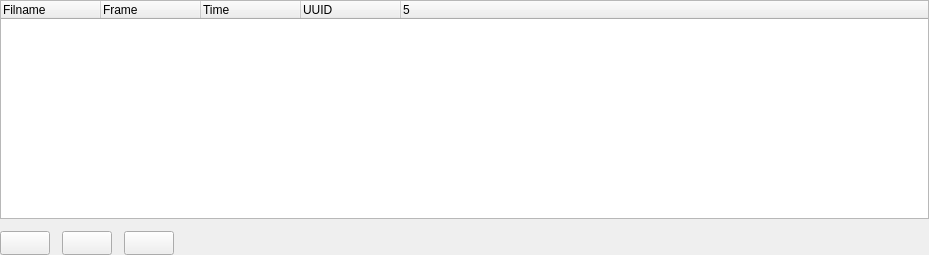
<ui version="4.0" >
 <class>TTMarkerListWidget</class>
 <widget class="QWidget" name="TTMarkerListWidget" >
  <property name="geometry" >
   <rect>
    <x>0</x>
    <y>0</y>
    <width>929</width>
    <height>255</height>
   </rect>
  </property>
  <property name="sizePolicy" >
   <sizepolicy vsizetype="Preferred" hsizetype="Preferred" >
    <horstretch>1</horstretch>
    <verstretch>1</verstretch>
   </sizepolicy>
  </property>
  <property name="minimumSize" >
   <size>
    <width>620</width>
    <height>100</height>
   </size>
  </property>
  <property name="baseSize" >
   <size>
    <width>620</width>
    <height>120</height>
   </size>
  </property>
  <property name="windowTitle" >
   <string>Form</string>
  </property>
  <layout class="QGridLayout" name="gridLayout" >
   <property name="margin" >
    <number>0</number>
   </property>
   <property name="spacing" >
    <number>12</number>
   </property>
   <item row="0" column="0" colspan="5" >
    <widget class="QTreeWidget" name="markerListView" >
     <property name="focusPolicy" >
      <enum>Qt::StrongFocus</enum>
     </property>
     <property name="contextMenuPolicy" >
      <enum>Qt::CustomContextMenu</enum>
     </property>
     <property name="frameShape" >
      <enum>QFrame::StyledPanel</enum>
     </property>
     <property name="frameShadow" >
      <enum>QFrame::Plain</enum>
     </property>
     <property name="rootIsDecorated" >
      <bool>false</bool>
     </property>
     <property name="itemsExpandable" >
      <bool>false</bool>
     </property>
     <property name="sortingEnabled" >
      <bool>false</bool>
     </property>
     <property name="columnCount" >
      <number>5</number>
     </property>
     <column>
      <property name="text" >
       <string>Filname</string>
      </property>
     </column>
     <column>
      <property name="text" >
       <string>Frame</string>
      </property>
     </column>
     <column>
      <property name="text" >
       <string>Time</string>
      </property>
     </column>
     <column>
      <property name="text" >
       <string>UUID</string>
      </property>
     </column>
     <column>
      <property name="text" >
       <string notr="true"/>
      </property>
     </column>
    </widget>
   </item>
   <item row="1" column="0" >
    <widget class="QPushButton" name="pbEntryUp" >
     <property name="sizePolicy" >
      <sizepolicy vsizetype="Preferred" hsizetype="Preferred" >
       <horstretch>0</horstretch>
       <verstretch>0</verstretch>
      </sizepolicy>
     </property>
     <property name="minimumSize" >
      <size>
       <width>50</width>
       <height>24</height>
      </size>
     </property>
     <property name="maximumSize" >
      <size>
       <width>50</width>
       <height>24</height>
      </size>
     </property>
     <property name="sizeIncrement" >
      <size>
       <width>1</width>
       <height>1</height>
      </size>
     </property>
     <property name="baseSize" >
      <size>
       <width>60</width>
       <height>32</height>
      </size>
     </property>
     <property name="text" >
      <string/>
     </property>
     <property name="icon" >
      <iconset resource="audiofilelistwidget.qrc" >
       <normaloff>:/pixmaps/pixmaps/uparrow_18.xpm</normaloff>:/pixmaps/pixmaps/uparrow_18.xpm</iconset>
     </property>
     <property name="iconSize" >
      <size>
       <width>12</width>
       <height>12</height>
      </size>
     </property>
    </widget>
   </item>
   <item row="1" column="1" >
    <widget class="QPushButton" name="pbEntryDown" >
     <property name="sizePolicy" >
      <sizepolicy vsizetype="Preferred" hsizetype="Preferred" >
       <horstretch>0</horstretch>
       <verstretch>0</verstretch>
      </sizepolicy>
     </property>
     <property name="minimumSize" >
      <size>
       <width>50</width>
       <height>24</height>
      </size>
     </property>
     <property name="maximumSize" >
      <size>
       <width>50</width>
       <height>24</height>
      </size>
     </property>
     <property name="sizeIncrement" >
      <size>
       <width>1</width>
       <height>1</height>
      </size>
     </property>
     <property name="baseSize" >
      <size>
       <width>60</width>
       <height>32</height>
      </size>
     </property>
     <property name="text" >
      <string/>
     </property>
     <property name="icon" >
      <iconset resource="audiofilelistwidget.qrc" >
       <normaloff>:/pixmaps/pixmaps/downarrow_18.xpm</normaloff>:/pixmaps/pixmaps/downarrow_18.xpm</iconset>
     </property>
     <property name="iconSize" >
      <size>
       <width>12</width>
       <height>12</height>
      </size>
     </property>
    </widget>
   </item>
   <item row="1" column="2" >
    <widget class="QPushButton" name="pbEntryDelete" >
     <property name="sizePolicy" >
      <sizepolicy vsizetype="Preferred" hsizetype="Preferred" >
       <horstretch>0</horstretch>
       <verstretch>0</verstretch>
      </sizepolicy>
     </property>
     <property name="minimumSize" >
      <size>
       <width>50</width>
       <height>24</height>
      </size>
     </property>
     <property name="maximumSize" >
      <size>
       <width>50</width>
       <height>24</height>
      </size>
     </property>
     <property name="sizeIncrement" >
      <size>
       <width>1</width>
       <height>1</height>
      </size>
     </property>
     <property name="baseSize" >
      <size>
       <width>60</width>
       <height>32</height>
      </size>
     </property>
     <property name="text" >
      <string/>
     </property>
     <property name="icon" >
      <iconset resource="audiofilelistwidget.qrc" >
       <normaloff>:/pixmaps/pixmaps/cancel_18.xpm</normaloff>:/pixmaps/pixmaps/cancel_18.xpm</iconset>
     </property>
     <property name="iconSize" >
      <size>
       <width>12</width>
       <height>12</height>
      </size>
     </property>
    </widget>
   </item>
   <item row="1" column="3" >
    <spacer name="horizontalSpacer" >
     <property name="orientation" >
      <enum>Qt::Horizontal</enum>
     </property>
     <property name="sizeHint" stdset="0" >
      <size>
       <width>676</width>
       <height>20</height>
      </size>
     </property>
    </spacer>
   </item>
  </layout>
 </widget>
 <resources>
  <include location="audiofilelistwidget.qrc" />
 </resources>
 <connections/>
</ui>
